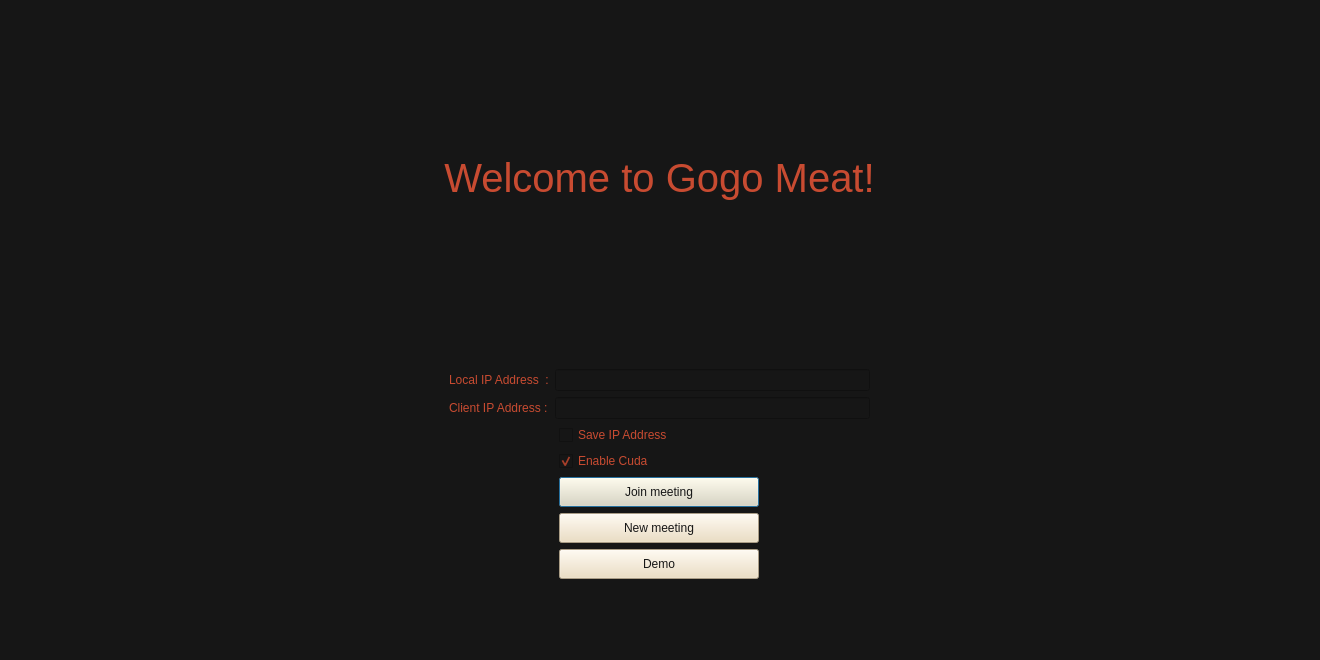
<?xml version="1.0" encoding="UTF-8"?>
<ui version="4.0">
 <class>MainWindow</class>
 <widget class="QDialog" name="MainWindow">
  <property name="geometry">
   <rect>
    <x>0</x>
    <y>0</y>
    <width>1320</width>
    <height>660</height>
   </rect>
  </property>
  <property name="windowTitle">
   <string>GoGo Meat!</string>
  </property>
  <property name="styleSheet">
   <string notr="true">background-color: rgb(22, 22, 22);</string>
  </property>
  <widget class="QWidget" name="centralwidget" native="true">
   <property name="geometry">
    <rect>
     <x>0</x>
     <y>0</y>
     <width>1320</width>
     <height>660</height>
    </rect>
   </property>
   <widget class="QWidget" name="verticalLayoutWidget">
    <property name="geometry">
     <rect>
      <x>-1</x>
      <y>-7</y>
      <width>1321</width>
      <height>686</height>
     </rect>
    </property>
    <layout class="QVBoxLayout" name="verticalLayout">
     <property name="leftMargin">
      <number>50</number>
     </property>
     <property name="rightMargin">
      <number>50</number>
     </property>
     <property name="bottomMargin">
      <number>100</number>
     </property>
     <item>
      <widget class="QLabel" name="titleLabel">
       <property name="minimumSize">
        <size>
         <width>0</width>
         <height>300</height>
        </size>
       </property>
       <property name="font">
        <font>
         <pointsize>30</pointsize>
         <weight>50</weight>
         <bold>false</bold>
        </font>
       </property>
       <property name="styleSheet">
        <string notr="true">color:rgb(200, 75, 49);</string>
       </property>
       <property name="text">
        <string>Welcome to Gogo Meat!</string>
       </property>
       <property name="alignment">
        <set>Qt::AlignCenter</set>
       </property>
      </widget>
     </item>
     <item>
      <layout class="QHBoxLayout" name="horizontalLayout_3">
       <property name="leftMargin">
        <number>400</number>
       </property>
       <property name="rightMargin">
        <number>400</number>
       </property>
       <item>
        <widget class="QLabel" name="local_ip_address_label">
         <property name="minimumSize">
          <size>
           <width>100</width>
           <height>0</height>
          </size>
         </property>
         <property name="layoutDirection">
          <enum>Qt::LeftToRight</enum>
         </property>
         <property name="styleSheet">
          <string notr="true">color:rgb(200, 75, 49);</string>
         </property>
         <property name="text">
          <string>Local IP Address  :</string>
         </property>
        </widget>
       </item>
       <item>
        <widget class="QLineEdit" name="local_ip_address_lineEdit">
         <property name="styleSheet">
          <string notr="true">color: rgb(236, 219, 186);</string>
         </property>
        </widget>
       </item>
      </layout>
     </item>
     <item>
      <layout class="QHBoxLayout" name="horizontalLayout_2">
       <property name="leftMargin">
        <number>400</number>
       </property>
       <property name="rightMargin">
        <number>400</number>
       </property>
       <item>
        <widget class="QLabel" name="client_ip_address_label">
         <property name="minimumSize">
          <size>
           <width>100</width>
           <height>0</height>
          </size>
         </property>
         <property name="styleSheet">
          <string notr="true">color:rgb(200, 75, 49);</string>
         </property>
         <property name="text">
          <string>Client IP Address :</string>
         </property>
        </widget>
       </item>
       <item>
        <widget class="QLineEdit" name="client_ip_address_lineEdit">
         <property name="styleSheet">
          <string notr="true">color: rgb(236, 219, 186);</string>
         </property>
        </widget>
       </item>
      </layout>
     </item>
     <item alignment="Qt::AlignHCenter">
      <widget class="QCheckBox" name="saveAddressCB">
       <property name="minimumSize">
        <size>
         <width>200</width>
         <height>0</height>
        </size>
       </property>
       <property name="maximumSize">
        <size>
         <width>400</width>
         <height>16777215</height>
        </size>
       </property>
       <property name="styleSheet">
        <string notr="true">color:rgb(200, 75, 49);</string>
       </property>
       <property name="text">
        <string>Save IP Address</string>
       </property>
       <property name="checked">
        <bool>false</bool>
       </property>
      </widget>
     </item>
     <item alignment="Qt::AlignHCenter">
      <widget class="QCheckBox" name="enableCudaCB">
       <property name="enabled">
        <bool>true</bool>
       </property>
       <property name="minimumSize">
        <size>
         <width>200</width>
         <height>0</height>
        </size>
       </property>
       <property name="maximumSize">
        <size>
         <width>400</width>
         <height>16777215</height>
        </size>
       </property>
       <property name="styleSheet">
        <string notr="true">color:rgb(200, 75, 49);</string>
       </property>
       <property name="text">
        <string>Enable Cuda</string>
       </property>
       <property name="checked">
        <bool>true</bool>
       </property>
      </widget>
     </item>
     <item alignment="Qt::AlignHCenter">
      <widget class="QPushButton" name="joinButton">
       <property name="minimumSize">
        <size>
         <width>200</width>
         <height>30</height>
        </size>
       </property>
       <property name="maximumSize">
        <size>
         <width>200</width>
         <height>16777215</height>
        </size>
       </property>
       <property name="styleSheet">
        <string notr="true">background-color: rgb(236, 219, 186);
color: rgb(22, 22, 22);</string>
       </property>
       <property name="text">
        <string>Join meeting</string>
       </property>
      </widget>
     </item>
     <item alignment="Qt::AlignHCenter">
      <widget class="QPushButton" name="createButton">
       <property name="minimumSize">
        <size>
         <width>200</width>
         <height>30</height>
        </size>
       </property>
       <property name="maximumSize">
        <size>
         <width>200</width>
         <height>16777215</height>
        </size>
       </property>
       <property name="styleSheet">
        <string notr="true">background-color: rgb(236, 219, 186);
color: rgb(22, 22, 22);</string>
       </property>
       <property name="text">
        <string>New meeting</string>
       </property>
      </widget>
     </item>
     <item alignment="Qt::AlignHCenter">
      <widget class="QPushButton" name="demoButton">
       <property name="minimumSize">
        <size>
         <width>200</width>
         <height>30</height>
        </size>
       </property>
       <property name="maximumSize">
        <size>
         <width>200</width>
         <height>16777215</height>
        </size>
       </property>
       <property name="layoutDirection">
        <enum>Qt::LeftToRight</enum>
       </property>
       <property name="styleSheet">
        <string notr="true">background-color: rgb(236, 219, 186);
color: rgb(22, 22, 22);</string>
       </property>
       <property name="text">
        <string>Demo</string>
       </property>
      </widget>
     </item>
    </layout>
   </widget>
  </widget>
 </widget>
 <resources/>
 <connections/>
</ui>
